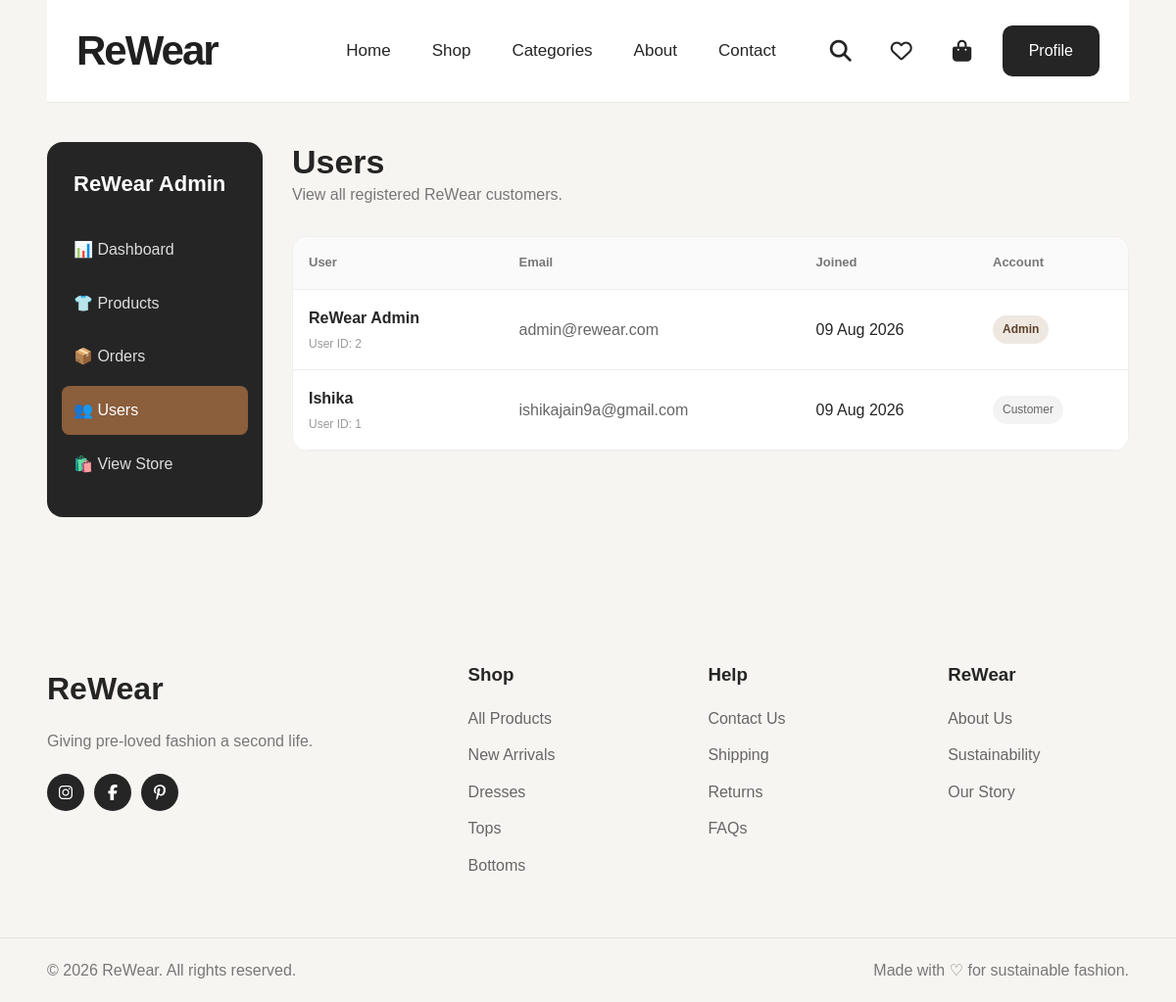
The app's page /admin/users (signed in) with its own data.
### models/user.py (models this page shows, shortened)
class User(UserMixin, db.Model):
    __tablename__ = "users"
    id = db.Column(db.Integer, primary_key=True)
    name = db.Column(db.String(100), nullable=False)
    email = db.Column(
        db.String(150),
        unique=True,
        nullable=False
    )
    password_hash = db.Column(
        db.String(255),
        nullable=False
    )
    is_admin = db.Column(
        db.Boolean,
        default=False,
        nullable=False
    )
    created_at = db.Column(
        db.DateTime,
        server_default=db.func.now()
    )
    orders = db.relationship(
        "Order",
        back_populates="user",
        lazy=True
    )
    wishlist = db.relationship(
        "Wishlist",
        back_populates="user",
        uselist=False,
        cascade="all, delete-orphan"
    )

### routes/admin.py (the view)
@admin_bp.route("/users")
@login_required
def users():
    protection = admin_required()
    if protection:
        return protection
    users = User.query.order_by(
        User.created_at.desc()
    ).all()
    return render_template(
        "admin/users.html",
        users=users
    )

### routes/admin.py (called while the page is built)
def admin_required():
    if not current_user.is_authenticated:
        return redirect(url_for("auth.login"))
    if not current_user.is_admin:
        flash(
            "You do not have permission to access the admin area.",
            "error"
        )
        return redirect(url_for("home"))
    return None

### templates/admin/users.html (shortened to what this page needs)
{% extends "base.html" %}
{% block content %}
<section class="admin-page">
    <div class="container">
        <div class="admin-layout">
            <aside class="admin-sidebar">
                <div class="admin-brand">
                    ReWear Admin
                </div>
                <nav class="admin-nav">
                    <a href="{{ url_for('admin.dashboard') }}">
                        📊 Dashboard
                    </a>
                    <a href="{{ url_for('admin.products') }}">
                        👕 Products
                    </a>
                    <a href="{{ url_for('admin.orders') }}">
                        📦 Orders
                    </a>
                    <a
                        href="{{ url_for('admin.users') }}"
                        class="active"
                    >
                        👥 Users
                    </a>
                    <a href="{{ url_for('shop.shop') }}">
                        🛍️ View Store
                    </a>
                </nav>
            </aside>
            <main class="admin-main">
                <h1>
                    Users
                </h1>
                <p class="admin-subtitle">
                    View all registered ReWear customers.
                </p>
                {% if users %}
                <div class="users-wrapper">
                    <table class="users-table">
                        <thead>
                            <tr>
                                <th>
                                    User
                                </th>
                                <th>
                                    Email
                                </th>
                                <th>
                                    Joined
                                </th>
                                <th>
                                    Account
                                </th>
                            </tr>
                        </thead>
                        <tbody>
                            {% for user in users %}
                            <tr>
                                <td>
                                    <div class="user-name">
                                        {{ user.name }}
                                    </div>
                                    <div
                                        style="
                                            font-size:12px;
                                            color:#999;
                                            margin-top:4px;
                                        "
                                    >
                                        User ID: {{ user.id }}
                                    </div>
                                </td>
                                <td>
                                    <span class="user-email">
                                        {{ user.email }}
                                    </span>
                                </td>
                                <td>
                                    {% if user.created_at %}
                                        {{ user.created_at.strftime(
                                            "%d %b %Y"
                                        ) }}
                                    {% else %}
                                        —
                                    {% endif %}
                                </td>
                                <td>
                                    {% if user.is_admin %}
                                        <span class="admin-badge">
                                            Admin
                                        </span>
                                    {% else %}
                                        <span class="user-badge">
                                            Customer
                                        </span>
                                    {% endif %}
                                </td>
                            </tr>
                            {% endfor %}
                        </tbody>
                    </table>
                </div>
                {% endif %}
            </main>
        </div>
    </div>
</section>
{% endblock %}

### static/css/style.css (style rules this page uses)
* { margin: 0; padding: 0; box-sizing: border-box; }
html { scroll-behavior: smooth; }
body { font-family: Arial, Helvetica, sans-serif; background: #f7f5f1; color: #252525; line-height: 1.6; }
a { color: inherit; text-decoration: none; }
.container { width: min(92%, 1660px); margin: 0 auto; }
h1, h2, h3 { line-height: 1.2; }
table { width: 100%; border-collapse: collapse; background: white; }
th, td { padding: 14px 16px; text-align: left; border-bottom: 1px solid #eee; }
th { background: #f6f2ed; font-weight: 700; }

### templates/admin/users.html (style rules this page uses)
.admin-page { padding: 40px 0 80px; }
.admin-layout { display: grid; grid-template-columns: 220px 1fr; gap: 30px; }
.admin-sidebar { background: #252525; color: white; border-radius: 16px; padding: 25px 15px; height: fit-content; position: sticky; top: 100px; }
.admin-brand { font-size: 22px; font-weight: 700; padding: 0 12px 25px; }
.admin-nav a { display: block; color: #ddd; text-decoration: none; padding: 12px; border-radius: 8px; margin-bottom: 5px; }
.admin-nav a:hover, .admin-nav a.active { background: #8b5e3c; color: white; }
.admin-main h1 { margin-top: 0; font-size: 34px; }
.admin-subtitle { color: #777; margin-bottom: 30px; }
.users-wrapper { background: white; border: 1px solid #eee; border-radius: 16px; overflow-x: auto; }
.users-table { width: 100%; border-collapse: collapse; min-width: 700px; }
.users-table th, .users-table td { padding: 16px; border-bottom: 1px solid #eee; text-align: left; }
.users-table th { background: #fafafa; color: #777; font-size: 13px; }
.user-name { font-weight: 600; }
.user-email { color: #666; }
.admin-badge { display: inline-block; padding: 5px 10px; border-radius: 20px; background: #eee8e1; color: #5d402b; font-size: 12px; font-weight: 600; }
.user-badge { display: inline-block; padding: 5px 10px; border-radius: 20px; background: #f3f3f3; color: #666; font-size: 12px; }

### records on screen
User: name "ReWear Admin", id "2", email "admin@rewear.com", created_at "09 Aug 2026", is_admin "Admin"
User: name "Ishika", id "1", email "ishikajain9a@gmail.com", created_at "09 Aug 2026", is_admin "Customer"
